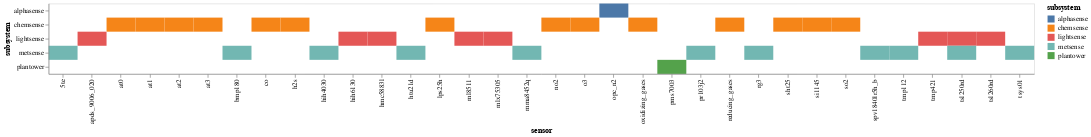

The cell this chart's notebook holds for it:
### Code cell
alt.Chart(subsystem_sensor_types).mark_rect().encode(
    x='sensor',
    y='subsystem',
    color='subsystem'
).properties(width=1400) #, height=250

### Figure 1 — Vega-Lite specification as saved in the notebook (floating-point values rounded to 4 significant figures)
{"config": {"view": {"continuousWidth": 400, "continuousHeight": 300}}, "data": {"name": "data-3f7829d46e36982b04d523c4cab78d96"}, "mark": "rect", "encoding": {"color": {"type": "nominal", "field": "subsystem"}, "x": {"type": "nominal", "field": "sensor"}, "y": {"type": "nominal", "field": "subsystem"}}, "width": 1400, "$schema": "https://vega.github.io/schema/vega-lite/v4.8.1.json", "datasets": {"data-3f7829d46e36982b04d523c4cab78d96": [{"subsystem": "alphasense", "sensor": "opc_n2"}, {"subsystem": "chemsense", "sensor": "at0"}, {"subsystem": "chemsense", "sensor": "at1"}, {"subsystem": "chemsense", "sensor": "at2"}, {"subsystem": "chemsense", "sensor": "at3"}, {"subsystem": "chemsense", "sensor": "co"}, {"subsystem": "chemsense", "sensor": "h2s"}, {"subsystem": "chemsense", "sensor": "lps25h"}, {"subsystem": "chemsense", "sensor": "no2"}, {"subsystem": "chemsense", "sensor": "o3"}, {"subsystem": "chemsense", "sensor": "oxidizing_gases"}, {"subsystem": "chemsense", "sensor": "reducing_gases"}, {"subsystem": "chemsense", "sensor": "sht25"}, {"subsystem": "chemsense", "sensor": "si1145"}, {"subsystem": "chemsense", "sensor": "so2"}, {"subsystem": "lightsense", "sensor": "apds_9006_020"}, {"subsystem": "lightsense", "sensor": "hih6130"}, {"subsystem": "lightsense", "sensor": "hmc5883l"}, {"subsystem": "lightsense", "sensor": "ml8511"}, {"subsystem": "lightsense", "sensor": "mlx75305"}, {"subsystem": "lightsense", "sensor": "tmp421"}, {"subsystem": "lightsense", "sensor": "tsl250rd"}, {"subsystem": "lightsense", "sensor": "tsl260rd"}, {"subsystem": "metsense", "sensor": "5te"}, {"subsystem": "metsense", "sensor": "bmp180"}, {"subsystem": "metsense", "sensor": "hih4030"}, {"subsystem": "metsense", "sensor": "htu21d"}, {"subsystem": "metsense", "sensor": "mma8452q"}, {"subsystem": "metsense", "sensor": "pr103j2"}, {"subsystem": "metsense", "sensor": "rg3"}, {"subsystem": "metsense", "sensor": "spv1840lr5h_b"}, {"subsystem": "metsense", "sensor": "tmp112"}, {"subsystem": "metsense", "sensor": "tsl250rd"}, {"subsystem": "metsense", "sensor": "tsys01"}, {"subsystem": "plantower", "sensor": "pms7003"}]}}
